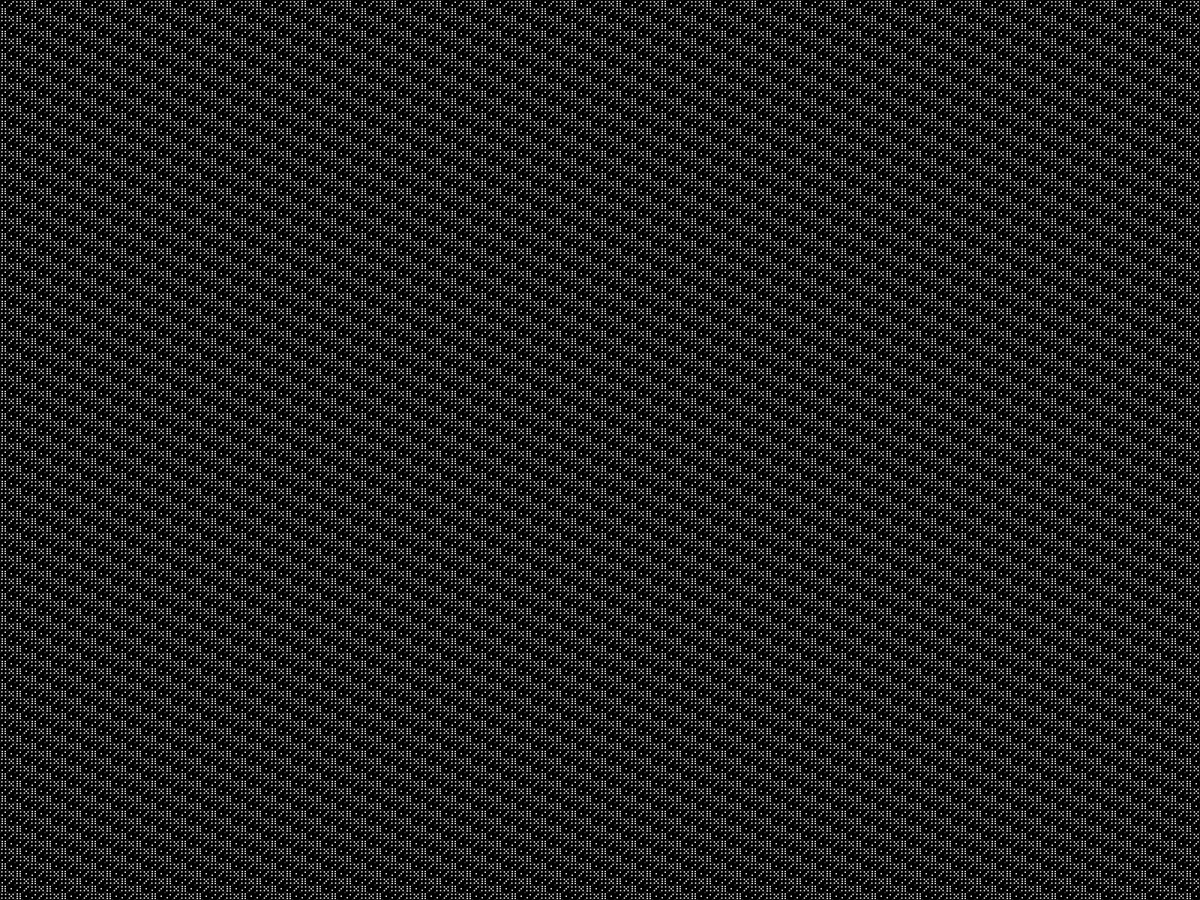
Frame 1 (no input)
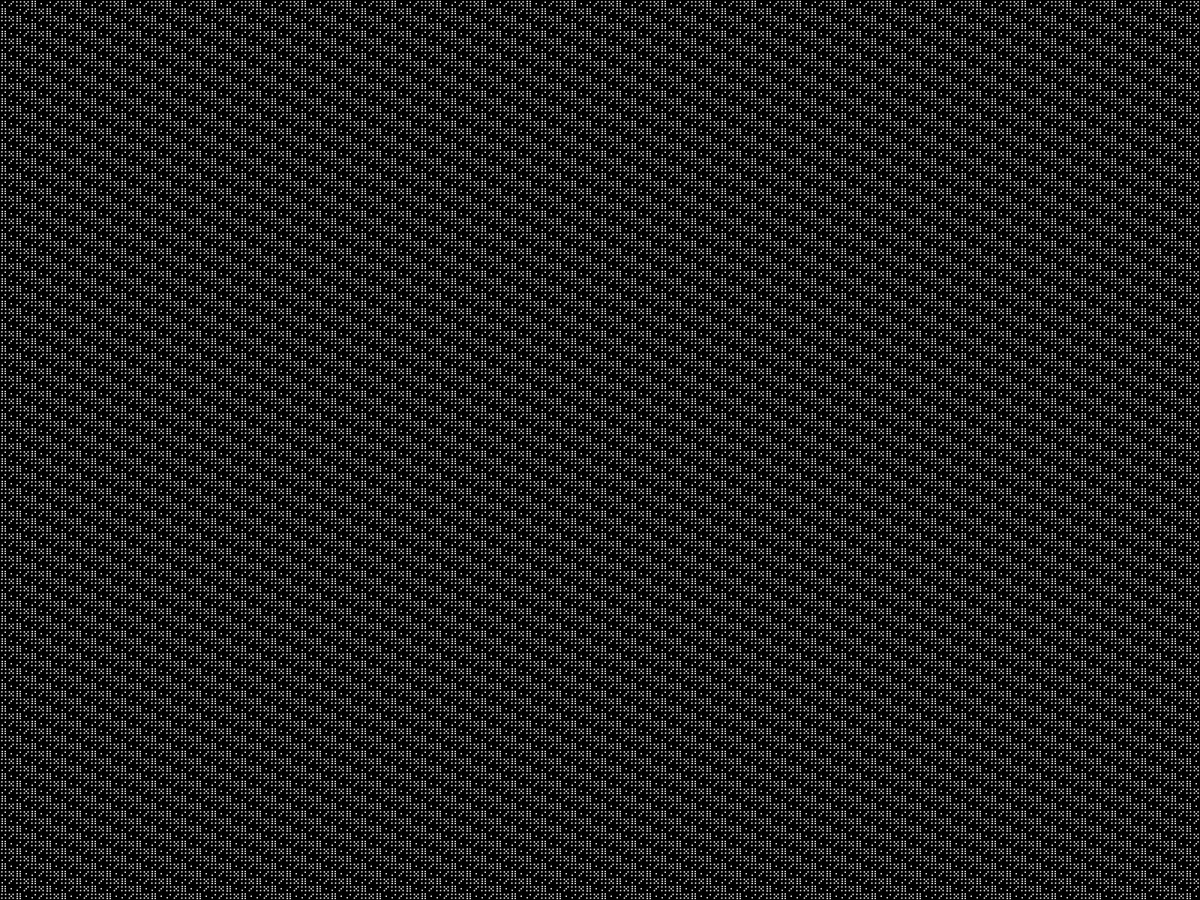
Frame 60 (the mouse pressed at the canvas centre just before this capture)
Frame 120 (the mouse held since frame 60 and released just before this capture): identical to frame 60, image omitted

The Processing sketch that drew these frames (run headless with seeded random() and noise(); from frame 60 on, the mouse is pressed at the canvas centre):

// Processing sketch: dice_photos
// ── dice_photos.pde
Dice[] D;
int diceNum = 1;
float diceSize = 10;

void setup() {
  //size(900, 900);
  fullScreen();
  background(255);
  frameRate(60);

  D = new Dice[int((width/diceSize) * (height/diceSize))];

  for (int i = 0; i < D.length; i++) {
    D[i] = new Dice(diceSize);
  }
}

void draw() {
  bg();
  
  //for (int h = 0; h < height/diceSize; h++) {
  //  for (int w = 0; w < width/diceSize; w ++) {

  //    diceNum = int(random(1, 7));

  //    D[w+h].displayDice(diceNum, (diceSize*w) + (diceSize/2), (diceSize*h) + (diceSize/2));
  //  }
  //}

  for (int h = 0; h < height/diceSize; h++) {
    for (int w = 0; w < width/diceSize; w ++) {

      diceNum ++;
      if (diceNum > 6) {
        diceNum = 1;
      }

      D[w+h].displayDice(diceNum, (diceSize*w) + (diceSize/2), (diceSize*h) + (diceSize/2));
    }
  }

  //if (frameCount%30 == 0) {
  //  diceNum++;
  //}

  //if (diceNum > 6) {
  //  diceNum = 1;
  //}
}

void bg() {
  pushMatrix();
  rectMode(CORNER);
  noStroke();
  fill(255,2);
  rect(0, 0, width, height);
  popMatrix();
}

// ── Dices.pde
class Dice {
  float dice_length;

  Dice(float dice_length_value) {
    dice_length = dice_length_value;
  }

  void displayDice(int dice_value, float diceX, float diceY) {
    switch(dice_value) {
    case 1: 
      numb_one(diceX, diceY);
      break;
    case 2: 
      numb_two(diceX, diceY);
      break;
    case 3: 
      numb_three(diceX, diceY);
      break;
    case 4: 
      numb_four(diceX, diceY);
      break;
    case 5: 
      numb_five(diceX, diceY);
      break;
    case 6: 
      numb_six(diceX, diceY);
      break;
    }
  }

  void numb_one(float x, float y) {
    noStroke();
    fill(0);
    rectMode(CENTER);
    rect(x, y, dice_length, dice_length, dice_length / 10);
    fill(255);
    circle(x, y, dice_length / 5);
  }

  void numb_two(float x, float y) {
    noStroke();
    fill(0);
    rectMode(CENTER);
    rect(x, y, dice_length, dice_length, dice_length / 12);
    fill(255);
    circle(x + ((dice_length/10) * 2), y - ((dice_length/10) * 2), dice_length / 5);
    circle(x - ((dice_length/10) * 2), y + ((dice_length/10) * 2), dice_length / 5);
  }
  
  void numb_three(float x, float y) {
    noStroke();
    fill(0);
    rectMode(CENTER);
    rect(x, y, dice_length, dice_length, dice_length / 10);
    fill(255);
    circle(x + ((dice_length/10) * 2.5), y - ((dice_length/10) * 2.5), dice_length / 5);
    circle(x, y, dice_length / 5);
    circle(x - ((dice_length/10) * 2.5), y + ((dice_length/10) * 2.5), dice_length / 5);
  }
  
  void numb_four(float x, float y) {
    noStroke();
    fill(0);
    rectMode(CENTER);
    rect(x, y, dice_length, dice_length, dice_length / 10);
    fill(255);
    circle(x - ((dice_length/10) * 2.5), y - ((dice_length/10) * 2.5), dice_length / 5);
    circle(x + ((dice_length/10) * 2.5), y - ((dice_length/10) * 2.5), dice_length / 5);
    circle(x - ((dice_length/10) * 2.5), y + ((dice_length/10) * 2.5), dice_length / 5);
    circle(x + ((dice_length/10) * 2.5), y + ((dice_length/10) * 2.5), dice_length / 5);
  }
  
  void numb_five(float x, float y) {
    noStroke();
    fill(0);
    rectMode(CENTER);
    rect(x, y, dice_length, dice_length, dice_length / 10);
    fill(255);
    circle(x - ((dice_length/10) * 2.5), y - ((dice_length/10) * 2.5), dice_length / 5);
    circle(x + ((dice_length/10) * 2.5), y - ((dice_length/10) * 2.5), dice_length / 5);
    circle(x, y, dice_length / 5);
    circle(x - ((dice_length/10) * 2.5), y + ((dice_length/10) * 2.5), dice_length / 5);
    circle(x + ((dice_length/10) * 2.5), y + ((dice_length/10) * 2.5), dice_length / 5);
  }
  
  void numb_six(float x, float y) {
    noStroke();
    fill(0);
    rectMode(CENTER);
    rect(x, y, dice_length, dice_length, dice_length / 10);
    fill(255);
    circle(x - ((dice_length/10) * 2), y - ((dice_length/10) * 3), dice_length / 5);
    circle(x + ((dice_length/10) * 2), y - ((dice_length/10) * 3), dice_length / 5);
    circle(x - ((dice_length/10) * 2), y, dice_length / 5);
    circle(x + ((dice_length/10) * 2), y, dice_length / 5);
    circle(x - ((dice_length/10) * 2), y + ((dice_length/10) * 3), dice_length / 5);
    circle(x + ((dice_length/10) * 2), y + ((dice_length/10) * 3), dice_length / 5);
  }
}
